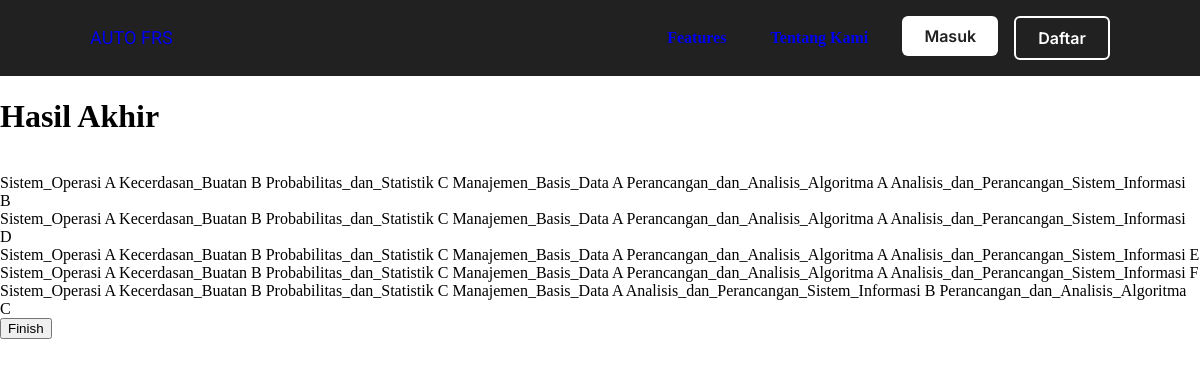
Page /schedule/result/ on the committed database.
### app1/models.py (models this page shows, shortened)
class Schedule(models.Model):
    name = models.CharField(max_length=256)
    subject_code = models.CharField(max_length=256)
    day = models.CharField(max_length=256)
    start_hour = models.CharField(max_length=256)
    end_hour = models.CharField(max_length=256)

class SubjectsAvailable(models.Model):
    name = models.CharField(max_length=256)
    subject_code = models.CharField(max_length=256)
    semester = models.CharField(max_length=256)
    sks = models.IntegerField()
    day = models.CharField(max_length=256)
    start_hour = models.IntegerField()
    end_hour = models.IntegerField()
    class_name = models.CharField(max_length=256)
    lecturer = models.CharField(max_length=256)
    status = models.CharField(max_length=256)

### app1/cspalgo.py (the view)
# urls.py: path('schedule/result/', cspalgo.result, name='result'),
def result(request):
    bt = Backtrack()
    bt.backtrack()
    template = loader.get_template('result.html')
    arr = []
    if len(bt.results) > 5:
        arr.append(bt.results[0])
        arr.append(bt.results[1])
        arr.append(bt.results[2])
        arr.append(bt.results[3])
        arr.append(bt.results[4])
        context = {"res": arr}
    else:
        context = {"res": bt.results}
    return HttpResponse(template.render(context, request))

### app1/templates/result.html (shortened to what this page needs)
{% load static %}
<!DOCTYPE html>
<html>
  <head>
    <link rel="stylesheet" href="https://unpkg.com/xterm/css/xterm.css">
    <link href="https://unpkg.com/aos@2.3.1/dist/aos.css" rel="stylesheet">
    <link rel="stylesheet" href="{% static 'stylesheet/style.css' %}">
  </head>
  <body>
  {% include 'navbar.html' %}
  <h1>Hasil Akhir</h1><br>
  {% for item in res %}
    {% for activity in item %}
    {{ activity.name }} {{ activity.subject_code }}
    {% endfor %}
    <br>
  {% endfor %}
  <button onclick="location.href='{% url 'app1:home' %}';">Finish</button>
  </body>
</html>

### app1/static/stylesheet/style.css (style rules this page uses)
body { margin: 0; line-height: normal; }

### rows in the picture
SubjectsAvailable: subject_code "A" "B" "C" "A" "B" "C" "A" "B" "C" "A" "B" "C" "A" "B" "C", name "Manajemen_Basis_Data", subject_code "A"
Schedule: name "Sistem_Operasi" "Sistem_Operasi" "Sistem_Operasi" "Sistem_Operasi" "Sistem_Operasi"
Schedule: name "Kecerdasan_Buatan" "Kecerdasan_Buatan" "Kecerdasan_Buatan" "Kecerdasan_Buatan" "Kecerdasan_Buatan"
Schedule: name "Probabilitas_dan_Statistik" "Probabilitas_dan_Statistik" "Probabilitas_dan_Statistik" "Probabilitas_dan_Statistik" "Probabilitas_dan_Statistik"
SubjectsAvailable: name "Perancangan_dan_Analisis_Algoritma", subject_code "A"
SubjectsAvailable: name "Analisis_dan_Perancangan_Sistem_Informasi", subject_code "B"
SubjectsAvailable: name "Analisis_dan_Perancangan_Sistem_Informasi", subject_code "D"
SubjectsAvailable: name "Analisis_dan_Perancangan_Sistem_Informasi", subject_code "E"
SubjectsAvailable: name "Analisis_dan_Perancangan_Sistem_Informasi", subject_code "F"
SubjectsAvailable: name "Perancangan_dan_Analisis_Algoritma", subject_code "C"
